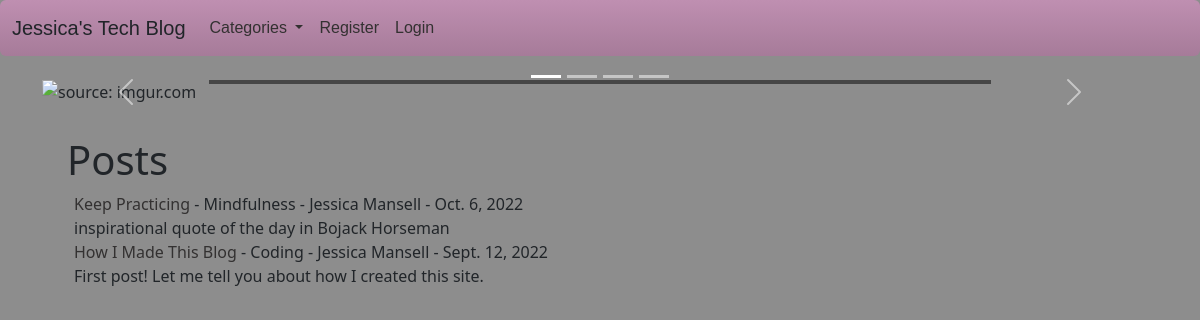
The page / on the database its author committed.
### blogsite/models.py (models this page shows, shortened)
class Post(models.Model):
    title = models.CharField(max_length=255)
    header_image = models.ImageField(null=True, blank=True, upload_to="images/")
    title_tag = models.CharField(max_length=255)
    author = models.ForeignKey(User, on_delete=models.CASCADE)
    body = RichTextField(blank=True, null=True)
    post_date = models.DateField(auto_now_add=True)
    category= models.ForeignKey(Category, max_length=60, on_delete=models.CASCADE, related_name="cats")
    snippet = models.CharField(max_length=255)
    likes = models.ManyToManyField(User, related_name='blog_posts')

class Category(models.Model):
    name = models.CharField(max_length=255)
    class Meta:
        verbose_name_plural = "Categories"
    def __str__(self):
        return self.name

### blogsite/views.py (the view)
# urls.py: path('', HomeView.as_view(), name="home"),
class HomeView(ListView):
    model = Post
    template_name = 'index.html'
    ordering = ['-post_date']
    def get_context_data(self, *args, **kwargs):
        cat_menu = Category.objects.all()
        context = super(HomeView, self).get_context_data(*args, **kwargs)
        context["cat_menu"] = cat_menu
        return context

### blogsite/templates/index.html (shortened to what this page needs)
    {% extends 'base.html' %}
    {% block content %}
    <div class="container">
        <div id="carouselExampleCaptions" class="carousel slide" data-bs-ride="false">
          <div class="carousel-indicators">
            <button type="button" data-bs-target="#carouselExampleCaptions" data-bs-slide-to="0" class="active" aria-current="true" aria-label="Slide 1"></button>
            <button type="button" data-bs-target="#carouselExampleCaptions" data-bs-slide-to="1" aria-label="Slide 2"></button>
            <button type="button" data-bs-target="#carouselExampleCaptions" data-bs-slide-to="2" aria-label="Slide 3"></button>
            <button type="button" data-bs-target="#carouselExampleCaptions" data-bs-slide-to="3" aria-label="Slide 4"></button>
          </div>
          <div class="carousel-inner">
            <div class="carousel-item active">
              <img class="img-fluid" src="https://i.imgur.com/DO9NuQY.jpg" id="home_pics" title="source: imgur.com" class="d-block w-100"/>
              <div class="carousel-caption d-none d-md-block" id="captions">
              </div>
            </div>
          </div>
          <button class="carousel-control-prev" type="button" data-bs-target="#carouselExampleCaptions" data-bs-slide="prev">
            <span class="carousel-control-prev-icon" aria-hidden="true"></span>
          </button>
          <button class="carousel-control-next" type="button" data-bs-target="#carouselExampleCaptions" data-bs-slide="next">
            <span class="carousel-control-next-icon" aria-hidden="true"></span>
          </button>
        </div>
    <h1>Posts</h1>
    <ul>
    {% for post in object_list %}
        <li><a href="{% url 'article-detail' post.pk %}" id="post_title">{{ post.title }}</a>
            - <a href="{% url 'category' post.category|slugify %}">{{ post.category }}</a>
            - {{ post.author.first_name }}
        {{ post.author.last_name }} -
        {{ post.post_date }} <br/>
            {{ post.snippet }}</li>
    {% endfor %}
    </ul>
    {% endblock %}

### blogsite/static/mysite/style.css (style rules this page uses)
li { list-style: none; }
a { color: inherit; text-decoration: none; }
img#home_pics.img-fluid { max-height: 640px; display: block; margin: auto; }
h1 { padding-top: 2rem; margin-left: 25px; }
#captions { background-color: rgba(0,0,0,.5); color: #fff; margin: auto; }
#post_title { color: #333131; text-decoration: none; background: transparent; }

### rows shown on the page
Post: title "Keep Practicing", category "Mindfulness", author.first_name "Jessica", author.last_name "Mansell", post_date "Oct. 6, 2022", snippet "inspirational quote of the day in Bojack Horseman"
Post: title "How I Made This Blog", category "Coding", author.first_name "Jessica", author.last_name "Mansell", post_date "Sept. 12, 2022", snippet "First post! Let me tell you about how I created this site."
